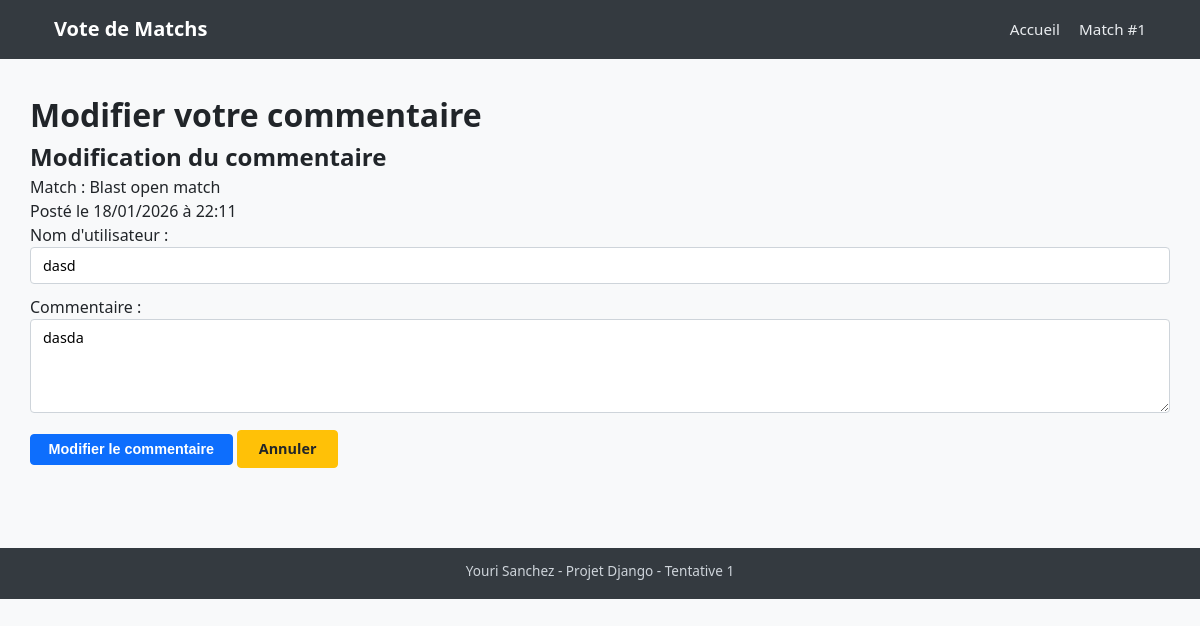
The page /comment/59/edit/ on the database its author committed.
### hltvtracker/models.py (models this page shows, shortened)
class Comment(models.Model):
    SENTIMENT_CHOICES = [
        ('POSITIVE', 'Positif'),
        ('NEGATIVE', 'Négatif'),
        ('NEUTRAL', 'Neutre'),
    ]
    match = models.ForeignKey(Match, on_delete=models.CASCADE)
    username = models.CharField(max_length=100)
    text = models.TextField()
    created_at = models.DateTimeField(auto_now_add=True, null=True)
    sentiment = models.CharField(
        max_length=10,
        choices=SENTIMENT_CHOICES,
        blank=True,
        null=True,
        help_text="Analyse automatique du sentiment du commentaire"
    )

class Match(models.Model):
    event_name = models.CharField(max_length=200)
    date_hour = models.DateTimeField()

### hltvtracker/views.py (the view)
# urls.py: path('comment/<int:comment_id>/edit/', views.edit_comment, name='edit_comment'),
def edit_comment(request, comment_id):
    comment = get_object_or_404(Comment, id=comment_id)
    if request.method == 'POST' and 'edit_comment' in request.POST:
        form = CommentForm(request.POST, instance=comment)
        if form.is_valid():
            form.save()
            messages.success(request, 'Votre commentaire a été modifié !')
            return redirect('match_detail', match_id=comment.match.id)
    else:
        form = CommentForm(instance=comment)
    context = {
        'form': form,
        'comment': comment,
        'is_editing': True,
    }
    return render(request, 'edit_comment.html', context)

### hltvtracker/forms.py (shortened to what this page needs)
class CommentForm(forms.ModelForm):
    class Meta:
        model = Comment
        fields = ['username', 'text']
        widgets = {
            'username': forms.TextInput(attrs={'class': 'form-control', 'placeholder': 'Votre nom'}),
            'text': forms.Textarea(attrs={'class': 'form-control', 'rows': 4, 'placeholder': 'Votre commentaire...'}),
        }

### hltvtracker/templates/edit_comment.html (shortened to what this page needs)
{% extends "base.html" %}
{% block content %}
<div class="comment-edit-section">
    <h1>Modifier votre commentaire</h1>
    <div class="comment-edit-card">
        <h2>Modification du commentaire</h2>
        <p class="comment-info">
            Match : {{ comment.match.event_name }}<br>
            Posté le {{ comment.created_at|date:"d/m/Y à H:i" }}
        </p>
        <form method="post" class="comment-form">
            <div class="form-field">
                <label for="{{ form.username.id_for_label }}">Nom d'utilisateur :</label>
                {{ form.username }}
            </div>
            <div class="form-field">
                <label for="{{ form.text.id_for_label }}">Commentaire :</label>
                {{ form.text }}
            </div>
            <div class="form-actions">
                <button type="submit" class="submit-button">Modifier le commentaire</button>
                <a href="{% url 'match_detail' comment.match.id %}" class="cancel-button">Annuler</a>
            </div>
        </form>
    </div>
</div>
{% endblock %}

### hltvtracker/static/hltvtracker/css/styles.css (style rules this page uses)
*, *::before, *::after { box-sizing: border-box; margin: 0; padding: 0; }
html, body { height: 100%; }
body { font-family: system-ui, -apple-system, BlinkMacSystemFont, "Segoe UI", sans-serif; background-color: #f8f9fa; color: #212529; line-height: 1.5; }
a { color: inherit; text-decoration: none; }
.cancel-button { display: inline-block; padding: 0.45rem 1.3rem; border-radius: 0.25rem; font-size: 0.9rem; font-weight: 600; background-color: #ffc107; border: 1px solid #ffc107; color: #212529; cursor: pointer; transition: background-color .15s ease, border-color .15s ease; }
.comment-form { display: flex; flex-direction: column; gap: 0.7rem; }
.form-field input, .form-field textarea, .comment-form input, .comment-form textarea { width: 100%; padding: 0.5rem 0.75rem; border-radius: 0.25rem; border: 1px solid #ced4da; font-size: 0.9rem; font-family: inherit; }
.form-field textarea, .comment-form textarea { resize: vertical; min-height: 90px; }
.submit-button { align-self: flex-start; padding: 0.4rem 1.1rem; border-radius: 0.25rem; border: 1px solid #0d6efd; background-color: #0d6efd; color: #fff; font-size: 0.9rem; font-weight: 600; cursor: pointer; transition: background-color .15s ease, border-color .15s ease; }

### rows shown on the page
Comment: match.event_name "Blast open match", created_at "18/01/2026 à 22:11", username "dasd", text "dasda"
